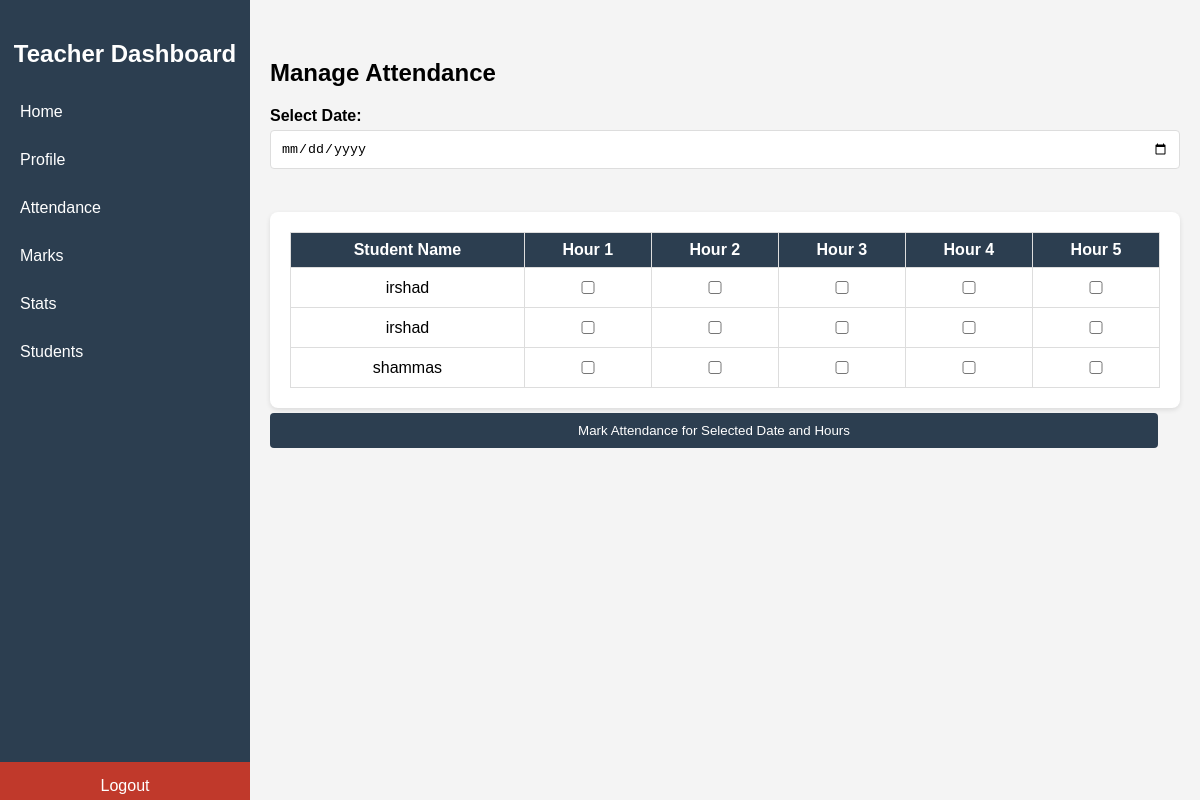
The page /teacher-attendance/ on the database as committed earlier.
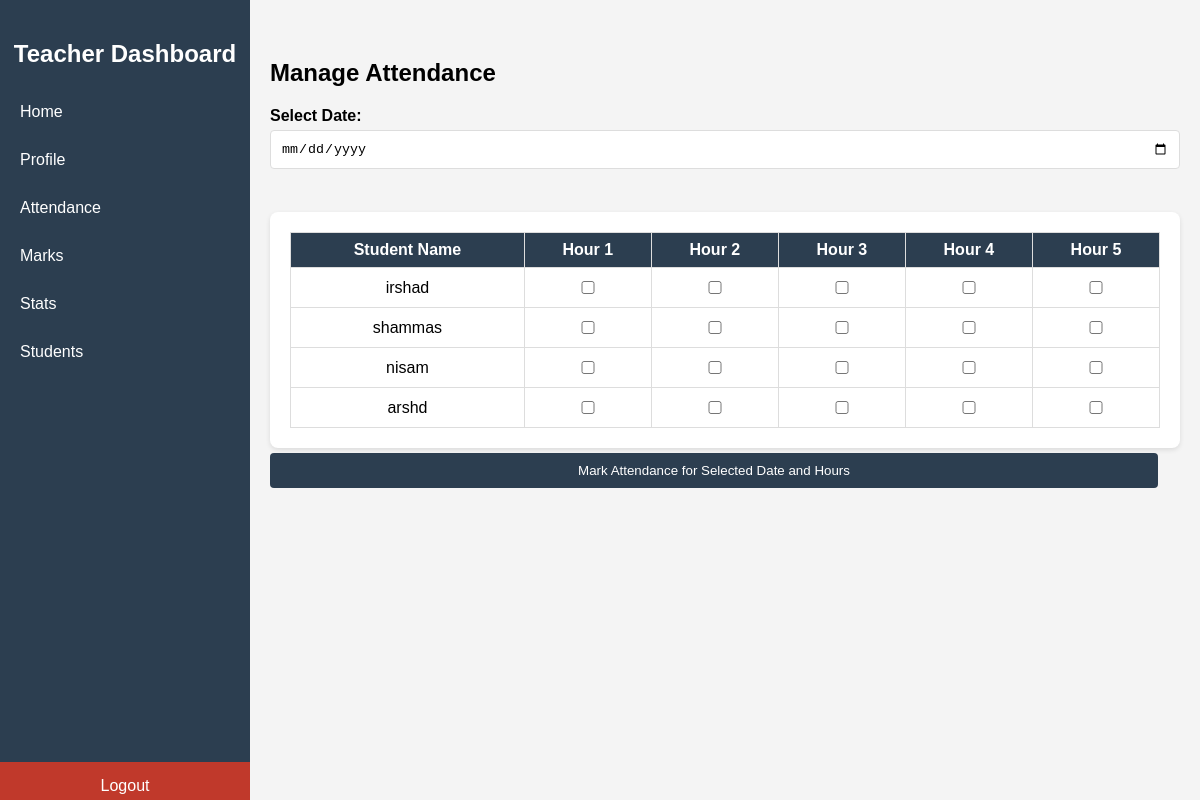
The same page on the database as committed later.
### GradeWireapp/models.py (models this page shows, shortened)
class Student(models.Model):
    name = models.CharField(max_length=30)
    Class = models.CharField(max_length=20)
    department = models.CharField(max_length=30)
    register_id = models.CharField(max_length=30,unique=True)
    mobile = models.CharField(max_length=10)  # Changed from IntegerField to CharField
    email = models.EmailField(unique=True)
    parent = models.CharField(max_length=30)
    parent_no = models.CharField(max_length=10)  # Changed from IntegerField to CharField
    password = models.CharField(max_length=15)
    full_day_attendance = models.PositiveIntegerField(default=0)  # To store full-day attendance count

### GradeWireapp/views.py (the view, shortened to what this page needs)
# urls.py: path('teacher-attendance/', views.teacher_attendance_view,name='teachStAttendance'),
def teacher_attendance_view(request):
    students = Student.objects.all()
    context = {
        'students': students,
        'hours': range(1, 6),  # Hours 1 to 5
    }
    return render(request, 'teach_st_attendance.html', context)

### templates/teach_st_attendance.html (shortened to what this page needs)
{% load static %}
<!DOCTYPE html>
<html lang="en">
<head>
    <link rel="stylesheet" type="text/css" href="{% static 'assets/css/teach-style.css'%}">
</head>
<body>
        <div class="menu-toggle" onclick="toggleSidebar()">☰ Menu</div>
        <div class="sidebar">
            <h2>Teacher Dashboard</h2>
            <a href="{% url 'teachHome' %}" >Home</a>
            <a href="{% url 'teacherProfile' %}" >Profile</a>
            <a href="{% url 'teachStAttendance' %}" >Attendance</a>
            <a href="{% url 'teachStMarks' %}" >Marks</a>
            <a href="{% url 'teachStStats' %}">Stats</a>
            <a href="{% url 'StudentDetail' %}" >Students</a>
            <a href="{% url 'logout' %}" class="logout" id="logoutButton">Logout</a>
        </div>
        <div class="main-content">
    <div id="attendance" class="section">
        <h2>Manage Attendance</h2>
        <form id="attendanceForm" method="POST">
            <label for="date">Select Date:</label>
            <input type="date" id="date" name="date"><br><br>
             <div class="attendance-table">
            <table >
                <thead>
                    <tr>
                        <th>Student Name</th>
                        <th>Hour 1</th>
                        <th>Hour 2</th>
                        <th>Hour 3</th>
                        <th>Hour 4</th>
                        <th>Hour 5</th>
                    </tr>
                </thead>
                <tbody>
                    {% for student in students %}
                    <tr>
                        <td>{{ student.name }}</td>
                        {% for hour in hours %}
                        <td>
                            <input
                                type="checkbox"
                                id="{{ student.register_id }}-hour-{{ hour }}"
                                name="attendance-{{ student.register_id }}-hour-{{ hour }}">
                        </td>
                        {% endfor %}
                    </tr>
                   {% endfor %}
                </tbody>
            </table>
        </div>
            <button type="submit">Mark Attendance for Selected Date and Hours</button>
        </form>
    </div>
    </div>
</body>
</html>

Rows that differ between the two databases and show on the page:
removed Student: name "irshad"
added Student: name "nisam"
added Student: name "arshd"
